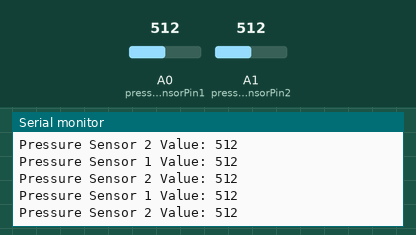
A sketch run on a simulated Arduino Uno, built with avr-gcc and run on an emulated ATmega328P. On the bench: the last lines printed to the serial monitor. Inputs (shaded band) come from the test bench; at power-on: A1 (pressureSensorPin2) = 512, A0 (pressureSensorPin1) = 512.

Above: at 2.7 s.
2.8 s: A1 (pressureSensorPin2) set to 109
At 2.92 s:
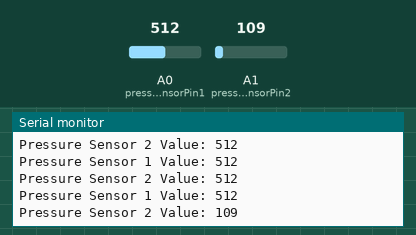
5.8 s: A1 (pressureSensorPin2) set to 90
At 5.85 s:
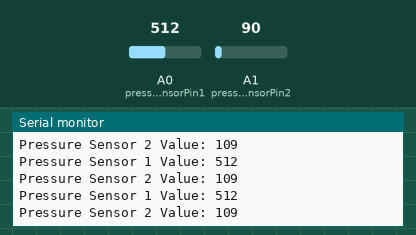
Timing chart, 0 to 8.8 s (numbered marks = the images above; inputs shaded):
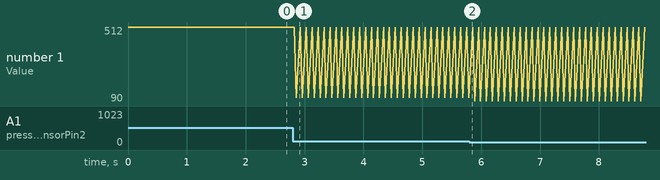

The sketch:

Read2_sensorWorkshop.ino
```cpp
/*
Creation & Computation
Pressure Sensor Workshop - 2 Sensors
This simple example helps you check if your pressure sensors are working and what values they produce.

Follow the steps to create the voltage divider circuit using a 10k for each sensor.

*/

// Startup Steps:
// Step 1: Define the pin numbers for the pressure sensors.
// We use integers to specify which analog pins the sensors are connected to.
// This makes it easy to change the pins if needed.
int pressureSensorPin1 = A0;
int pressureSensorPin2 = A1;

// Step 2: Define variables to store sensor data.
// We use integer variables to hold the analog readings from the sensors.
// The analog readings range from 0 to 1023.
int pressureSensorValue1;
int pressureSensorValue2;

// Step 3: Setup function - runs once when the Arduino starts.
// Here, we initialize the serial communication to send data to the computer.
void setup()
{
  // Turn on the Serial port so we can print out the sensor values.
  // 9600 specifies the speed and this needs to match the Serial Monitor setting.
  Serial.begin(9600);
}

// Runtime Steps:
// Loop function - runs repeatedly after setup.
// This is where we read the sensors and print the values.
void loop()
{
  // Runtime Step 1: Read the analog values from the sensor pins.
  // The pressure sensors are connected to the pins defined above.
  // analogRead() returns a value between 0 and 1023.
  pressureSensorValue1 = analogRead(pressureSensorPin1);
  pressureSensorValue2 = analogRead(pressureSensorPin2);

  // Runtime Step 2: Print the sensor values to the serial monitor with descriptive text.
  // This sends the data to the computer so we can see it clearly.
  Serial.print("Pressure Sensor 1 Value: ");
  Serial.println(pressureSensorValue1);
  Serial.print("Pressure Sensor 2 Value: ");
  Serial.println(pressureSensorValue2);

  // Runtime Step 3: Wait a short time before the next reading.
  // This prevents the serial monitor from being flooded with data.
  // delay is usually a bad practice in real applications, but it's fine for this simple example.
  // Delay for 100 milliseconds.
  delay(100);
}
```

Measured:
- after the input at 2.8 s, the serial monitor: prints a new line after 0.06 s (image 1)
- plotted number 1: 512 → 109 after the input at 2.8 s, 109 → 90 after the input at 5.8 s
